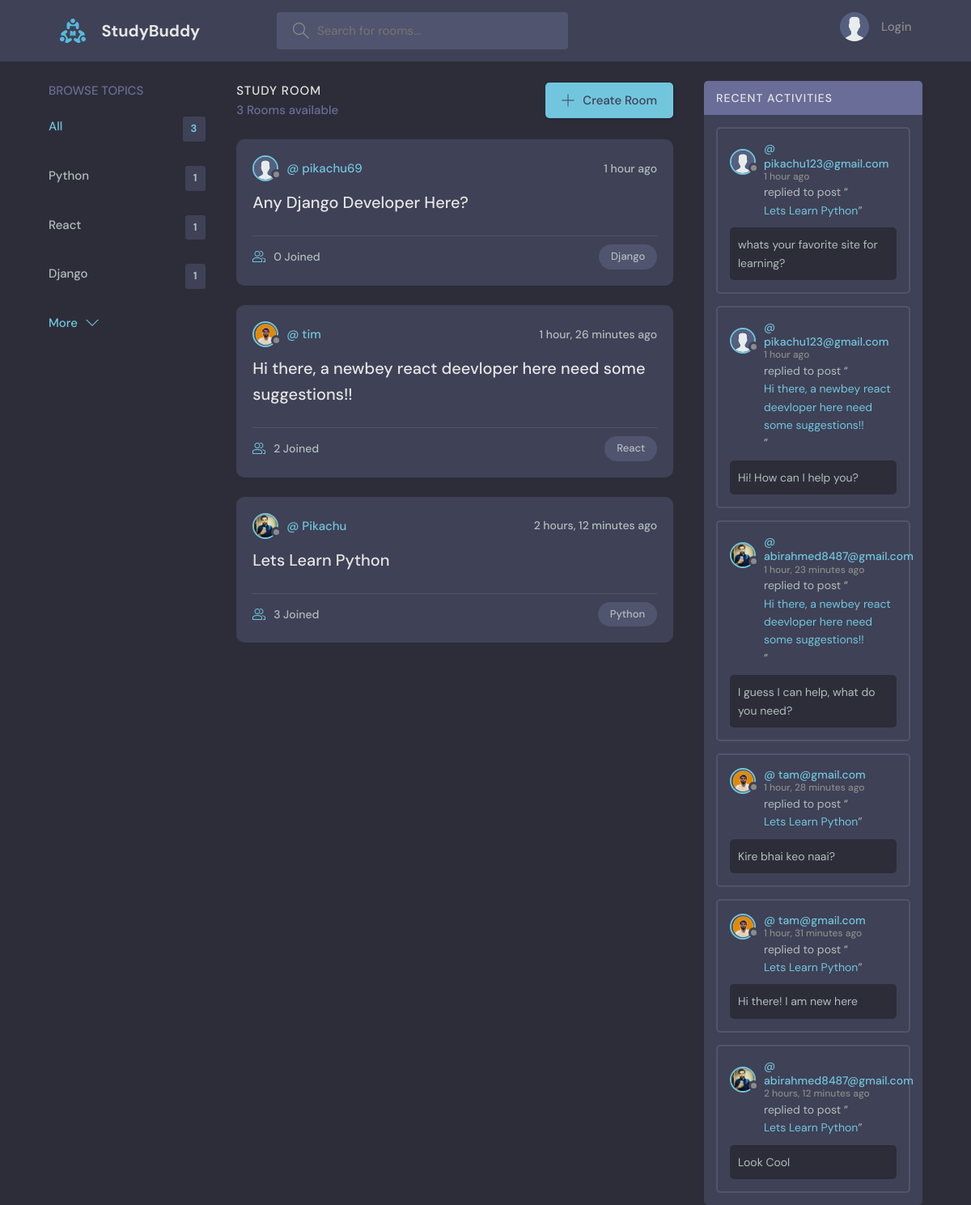
The page / on the database its author committed.
### base/models.py (models this page shows, shortened)
class Topic(models.Model):
    name = models.CharField(max_length=200)

class Room(models.Model):
    host = models.ForeignKey(User, on_delete=models.SET_NULL,null=True)
    topic = models.ForeignKey(Topic, on_delete=models.SET_NULL,null=True)
    name = models.CharField(max_length=200)
    description = models.TextField(null=True, blank=True)
    participants=models.ManyToManyField(User,related_name='participants',blank=True)
    updated = models.DateTimeField(auto_now=True)  # auto_now updates everytime it got updated
    created = models.DateTimeField(auto_now_add=True)  # auto_mow_add only update once while updating
    class Meta:
        ordering = ['-updated','-created']

class User(AbstractUser):
    name = models.CharField(max_length=200, null=True)
    email = models.EmailField(unique=True,null=True)
    bio = models.TextField(null=True)
    avatar = models.ImageField(null=True, default = "avatar.svg")
    USERNAME_FIELD = 'email'
    REQUIRED_FIELDS = []

class Message(models.Model):
    user = models.ForeignKey(User, on_delete=models.CASCADE)
    room = models.ForeignKey(Room, on_delete=models.CASCADE)
    body = models.TextField()
    updated = models.DateTimeField(auto_now=True)
    created = models.DateTimeField(auto_now_add=True)
    class Meta:
        ordering = ['-updated','-created']

### base/views.py (the view)
# urls.py: path('', views.home, name='home'),
def home(request):
    q = request.GET.get('q') if request.GET.get('q')!=None else ''
    rooms = Room.objects.filter(
        Q(topic__name__icontains=q) |
        Q(name__icontains=q) |
        Q(description__icontains=q)
        )
    topics = Topic.objects.all()[0:5]
    room_count = rooms.count()
    room_messages = Message.objects.filter(Q(room__topic__name__icontains=q))
    context={'rooms':rooms,'topics':topics,'room_count':room_count, 'room_messages':room_messages}
    return render(request,'base/home.html',context)

### base/templates/base/home.html (shortened to what this page needs)
{% extends 'main.html' %}
{% block content %}
    <main class="layout layout--3">
      <div class="container">
         {% include 'base/topics_component.html'%}
        <div class="roomList">
          <div class="roomList__header">
            <div>
              <h2>Study Room</h2>
              <p>{{room_count}} Rooms available</p>
            </div>
            <a class="btn btn--main" href="{% url 'create-room' %}">
              <svg version="1.1" xmlns="http://www.w3.org/2000/svg" width="32" height="32" viewBox="0 0 32 32">
                <title>add</title>
                <path
                  d="M16.943 0.943h-1.885v14.115h-14.115v1.885h14.115v14.115h1.885v-14.115h14.115v-1.885h-14.115v-14.115z"
                ></path>
              </svg>
              Create Room
            </a>
          </div>
{% include 'base/feed_component.html' %}
        </div>
     {% include 'base/activity_component.html' %}
      </div>
    </main>
{% endblock%}

### base/templates/base/topics_component.html
 <div class="topics">
          <div class="topics__header">
            <h2>Browse Topics</h2>
          </div>
          <ul class="topics__list">
            <li>
              <a href="{%url 'home' %}" class="active">All <span>{{topics.count}}</span></a>
            </li>
              {% for topic in topics %}
            <li>
              <a href="{% url 'home'%}?q={{topic.name}}">{{topic.name}} <span>{{topic.room_set.all.count}}</span></a>
            </li>
                 {% endfor %}
          </ul>
          <a class="btn btn--link" href="{% url 'topics' %}">
            More
            <svg version="1.1" xmlns="http://www.w3.org/2000/svg" width="32" height="32" viewBox="0 0 32 32">
              <title>chevron-down</title>
              <path d="M16 21l-13-13h-3l16 16 16-16h-3l-13 13z"></path>
            </svg>
          </a>
        </div>

### base/templates/base/feed_component.html (shortened to what this page needs)
    {% for room in rooms%}
     <div class="roomListRoom">
                <div class="roomListRoom__header">
                  <a href="{% url 'user-profile' room.host.id %}" class="roomListRoom__author">
                    <div class="avatar avatar--small">
                      <img src="{{room.host.avatar.url}}" />
                    </div>
                    <span>@ {{room.host.username}}</span>
                  </a>
                  <div class="roomListRoom__actions">
                    <span>{{room.created|timesince}} ago </span>
                  </div>
                </div>
                <div class="roomListRoom__content">
                  <a href="{%url 'room' room.id %}">{{room.name}}</a>
                </div>
                <div class="roomListRoom__meta">
                  <a href="{%url 'room' room.id %}" class="roomListRoom__joined">
                    {{room.participants.all.count}} Joined
                  </a>
                  <p class="roomListRoom__topic">{{room.topic.name}}</p>
                </div>
              </div>
    {% endfor %}

### base/templates/base/activity_component.html (shortened to what this page needs)
        <div class="activities">
          <div class="activities__header">
            <h2>Recent Activities</h2>
          </div>
            {% for message in room_messages %}
          <div class="activities__box">
            <div class="activities__boxHeader roomListRoom__header">
              <a href="{% url 'user-profile' message.user.id %}" class="roomListRoom__author">
                <div class="avatar avatar--small">
                  <img src="{{message.user.avatar.url}}" />
                </div>
                <p>
                  @ {{message.user}}
                  <span>{{message.created| timesince}} ago</span>
                </p>
              </a>
            </div>
            <div class="activities__boxContent">
              <p>replied to post “<a href="{%url 'room' message.room.id %}">{{message.room.name}}</a>”</p>
              <div class="activities__boxRoomContent">
                {{message.body}}
              </div>
            </div>
          </div>
            {% endfor%}
        </div>

### rows shown on the page
Topic: name "Python", room_set.all.count "1"
Topic: name "React", room_set.all.count "1"
Topic: name "Django", room_set.all.count "1"
Room: host.avatar (placeholder picture), host.username "pikachu69", created "1 hour", name "Any Django Developer Here?", participants.all.count "0", topic.name "Django"
Room: host.avatar (picture), host.username "tim", created "1 hour, 26 minutes", name "Hi there, a newbey react deevloper here need some suggestions!!", participants.all.count "2", topic.name "React"
Room: host.avatar (picture), host.username "Pikachu", created "2 hours, 12 minutes", name "Lets Learn Python", participants.all.count "3", topic.name "Python"
Message: user.avatar (placeholder picture), user "pikachu123@gmail.com", created "1 hour", room.name "Lets Learn Python", body "whats your favorite site for learning?"
Message: user.avatar (placeholder picture), user "pikachu123@gmail.com", created "1 hour", room.name "Hi there, a newbey react deevloper here need some suggestions!!", body "Hi! How can I help you?"
Message: user.avatar (picture), user "abirahmed8487@gmail.com", created "1 hour, 23 minutes", room.name "Hi there, a newbey react deevloper here need some suggestions!!", body "I guess I can help, what do you need?"
Message: user.avatar (picture), user "tam@gmail.com", created "1 hour, 28 minutes", room.name "Lets Learn Python", body "Kire bhai keo naai?"
Message: user.avatar (picture), user "tam@gmail.com", created "1 hour, 31 minutes", room.name "Lets Learn Python", body "Hi there! I am new here"
Message: user.avatar (picture), user "abirahmed8487@gmail.com", created "2 hours, 12 minutes", room.name "Lets Learn Python", body "Look Cool"

### other values the page prints
{{ topics.count }} "3"
{{ room_count }} "3"
